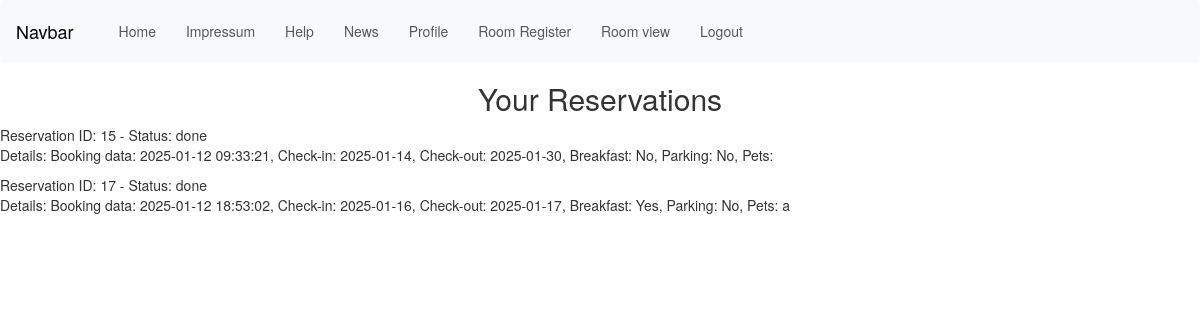
Screenshot of /inc/view_room.php (signed in) with the database file from the repository.
### tables this page shows
CREATE TABLE `rooms` (
  `checkin` date NOT NULL,
  `checkout` date NOT NULL,
  `breakfast` varchar(10) NOT NULL,
  `parking` varchar(10) NOT NULL,
  `pets` varchar(100) NOT NULL,
  `id` int NOT NULL,
  `status` varchar(100) NOT NULL,
  `date` datetime NOT NULL,
  `email` varchar(30) NOT NULL
);

### inc/view_room.php (the view, shortened to what this page needs)
<head>
    <?php include 'head.php'; ?>
    <link rel="stylesheet" href="../res/css/style.css">
</head>
<body>
    <?php
    $tableName = 'rooms';
    include 'navigation.php';
    include 'db.php';
    echo "<h2 style='text-align: center;'>Your Reservations</h2>";
    if ($_SESSION['isAdmin']) {
        $email = $_SESSION['admin_email'];
        $sql = "SELECT * FROM $tableName";
    } else {
        $email = $_SESSION['user_logged_in'];
        $sql = "SELECT * FROM $tableName WHERE email='$email'";
    }
    $result = $db_obj->query($sql);
    $rows = [];
    while ($row = $result->fetch_array(MYSQLI_ASSOC)) {
        $rows[] = $row;
    }
    if (!empty($rows)) {
        foreach ($rows as $row) {
            echo "<p>Reservation ID: " . $row['id'] . " - Status: {$row['status']}";
            echo "<br>";
            echo "Details: Booking data: {$row['date']}, Check-in: {$row['checkin']}, Check-out: {$row['checkout']}, Breakfast: {$row['breakfast']}, Parking: {$row['parking']}, Pets: {$row['pets']}<br>";
            echo "</p>";
        }
    } else {
        echo "<p>No reservations found.</p>";
    }
    ?>
</body>

### rows the page displays
rooms: id "15", status "done", date "2025-01-12 09:33:21", checkin "2025-01-14", checkout "2025-01-30", breakfast "No", parking "No"
rooms: id "17", status "done", date "2025-01-12 18:53:02", checkin "2025-01-16", checkout "2025-01-17", breakfast "Yes", parking "No", pets "a"
